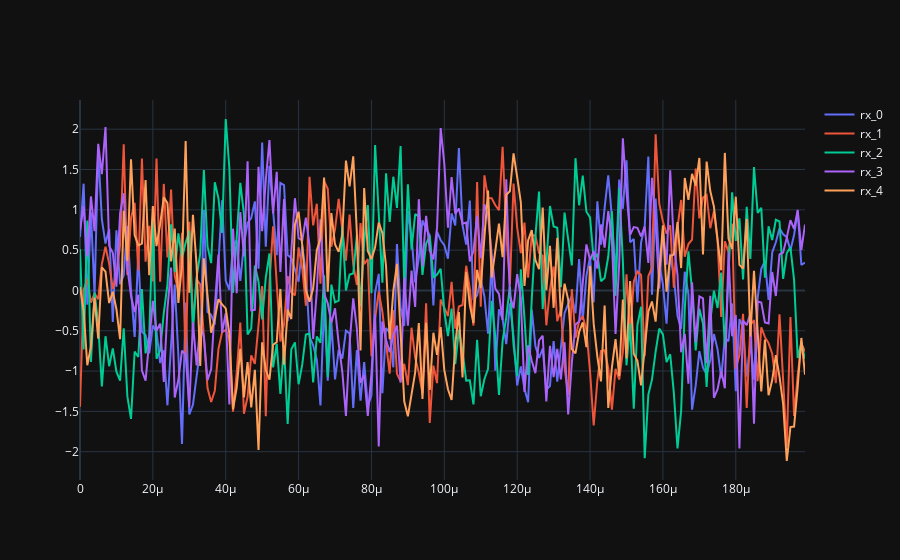

The notebook cell saved with this chart:
### Markdown cell above
## Add some noise

### Code cell
rx_signals = beamforming.generate_noise_on_signal(rx_signals)

if use_matplotlib:
    for id, rx_signal in enumerate(rx_signals):
        plt.plot(np.asarray(rx_signal).squeeze().real[0:200], label='rx_' + str(id))
    plt.legend()
    plt.show()
else:
    fig = go.Figure()
    for id, rx_signal in enumerate(rx_signals):
        fig.add_trace(go.Scatter(x=t[0:200], y=np.asarray(rx_signal).squeeze().real[0:200], mode='lines', name='rx_' + str(id)))
    fig.update_layout(template="plotly_dark")
    fig.show()

### Figure 1 — Plotly figure (JSON) as saved in the notebook; plotly's stock layout.template omitted (floating-point values rounded to 4 significant figures; data arrays with more than 128 entries replaced by an {"elided": "..."} marker saying what was removed)
{"data": [{"mode": "lines", "name": "rx_0", "type": "scatter", "x": {"elided": "200 float values"}, "y": {"elided": "200 float values"}}, {"mode": "lines", "name": "rx_1", "type": "scatter", "x": {"elided": "200 float values"}, "y": {"elided": "200 float values"}}, {"mode": "lines", "name": "rx_2", "type": "scatter", "x": {"elided": "200 float values"}, "y": {"elided": "200 float values"}}, {"mode": "lines", "name": "rx_3", "type": "scatter", "x": {"elided": "200 float values"}, "y": {"elided": "200 float values"}}, {"mode": "lines", "name": "rx_4", "type": "scatter", "x": {"elided": "200 float values"}, "y": {"elided": "200 float values"}}], "layout": {}}
